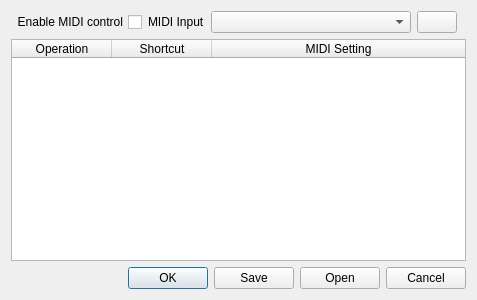
<?xml version="1.0" encoding="UTF-8"?>
<ui version="4.0">
 <class>MidiSettingsDialog</class>
 <widget class="QDialog" name="MidiSettingsDialog">
  <property name="geometry">
   <rect>
    <x>0</x>
    <y>0</y>
    <width>477</width>
    <height>300</height>
   </rect>
  </property>
  <property name="windowTitle">
   <string>Dialog</string>
  </property>
  <layout class="QVBoxLayout" name="verticalLayout">
   <item>
    <layout class="QHBoxLayout" name="horizontalLayout">
     <item>
      <widget class="QCheckBox" name="_midiOnBox">
       <property name="toolTip">
        <string>Use MIDI input to control LLP</string>
       </property>
       <property name="layoutDirection">
        <enum>Qt::RightToLeft</enum>
       </property>
       <property name="text">
        <string>Enable MIDI control</string>
       </property>
      </widget>
     </item>
     <item>
      <widget class="QLabel" name="label">
       <property name="text">
        <string>MIDI Input</string>
       </property>
       <property name="buddy">
        <cstring>_inputSelector</cstring>
       </property>
      </widget>
     </item>
     <item>
      <widget class="QComboBox" name="_inputSelector">
       <property name="minimumSize">
        <size>
         <width>200</width>
         <height>0</height>
        </size>
       </property>
       <property name="toolTip">
        <string>Select a MIDI input device</string>
       </property>
      </widget>
     </item>
     <item>
      <widget class="QPushButton" name="refreshButton">
       <property name="toolTip">
        <string>Refresh the list of MIDI inputs</string>
       </property>
       <property name="text">
        <string/>
       </property>
       <property name="icon">
        <iconset resource="Images/llp.qrc">
         <normaloff>:/Images/Refresh</normaloff>:/Images/Refresh</iconset>
       </property>
      </widget>
     </item>
     <item>
      <spacer name="horizontalSpacer">
       <property name="orientation">
        <enum>Qt::Horizontal</enum>
       </property>
       <property name="sizeHint" stdset="0">
        <size>
         <width>40</width>
         <height>20</height>
        </size>
       </property>
      </spacer>
     </item>
    </layout>
   </item>
   <item>
    <widget class="QTableWidget" name="_settingsTable">
     <property name="editTriggers">
      <set>QAbstractItemView::NoEditTriggers</set>
     </property>
     <property name="tabKeyNavigation">
      <bool>false</bool>
     </property>
     <property name="showDropIndicator" stdset="0">
      <bool>false</bool>
     </property>
     <property name="dragDropOverwriteMode">
      <bool>false</bool>
     </property>
     <property name="alternatingRowColors">
      <bool>true</bool>
     </property>
     <property name="selectionMode">
      <enum>QAbstractItemView::SingleSelection</enum>
     </property>
     <property name="gridStyle">
      <enum>Qt::NoPen</enum>
     </property>
     <property name="sortingEnabled">
      <bool>true</bool>
     </property>
     <property name="wordWrap">
      <bool>false</bool>
     </property>
     <property name="cornerButtonEnabled">
      <bool>false</bool>
     </property>
     <attribute name="horizontalHeaderMinimumSectionSize">
      <number>50</number>
     </attribute>
     <attribute name="horizontalHeaderShowSortIndicator" stdset="0">
      <bool>true</bool>
     </attribute>
     <attribute name="horizontalHeaderStretchLastSection">
      <bool>true</bool>
     </attribute>
     <attribute name="verticalHeaderVisible">
      <bool>false</bool>
     </attribute>
     <column>
      <property name="text">
       <string>Operation</string>
      </property>
     </column>
     <column>
      <property name="text">
       <string>Shortcut</string>
      </property>
     </column>
     <column>
      <property name="text">
       <string>MIDI Setting</string>
      </property>
     </column>
    </widget>
   </item>
   <item>
    <widget class="QDialogButtonBox" name="buttonBox">
     <property name="orientation">
      <enum>Qt::Horizontal</enum>
     </property>
     <property name="standardButtons">
      <set>QDialogButtonBox::Cancel|QDialogButtonBox::Ok|QDialogButtonBox::Open|QDialogButtonBox::Save</set>
     </property>
    </widget>
   </item>
  </layout>
 </widget>
 <resources>
  <include location="Images/llp.qrc"/>
 </resources>
 <connections>
  <connection>
   <sender>buttonBox</sender>
   <signal>accepted()</signal>
   <receiver>MidiSettingsDialog</receiver>
   <slot>accept()</slot>
   <hints>
    <hint type="sourcelabel">
     <x>227</x>
     <y>282</y>
    </hint>
    <hint type="destinationlabel">
     <x>157</x>
     <y>274</y>
    </hint>
   </hints>
  </connection>
  <connection>
   <sender>buttonBox</sender>
   <signal>rejected()</signal>
   <receiver>MidiSettingsDialog</receiver>
   <slot>reject()</slot>
   <hints>
    <hint type="sourcelabel">
     <x>295</x>
     <y>288</y>
    </hint>
    <hint type="destinationlabel">
     <x>286</x>
     <y>274</y>
    </hint>
   </hints>
  </connection>
  <connection>
   <sender>_midiOnBox</sender>
   <signal>toggled(bool)</signal>
   <receiver>_inputSelector</receiver>
   <slot>setEnabled(bool)</slot>
   <hints>
    <hint type="sourcelabel">
     <x>126</x>
     <y>19</y>
    </hint>
    <hint type="destinationlabel">
     <x>264</x>
     <y>22</y>
    </hint>
   </hints>
  </connection>
 </connections>
</ui>
